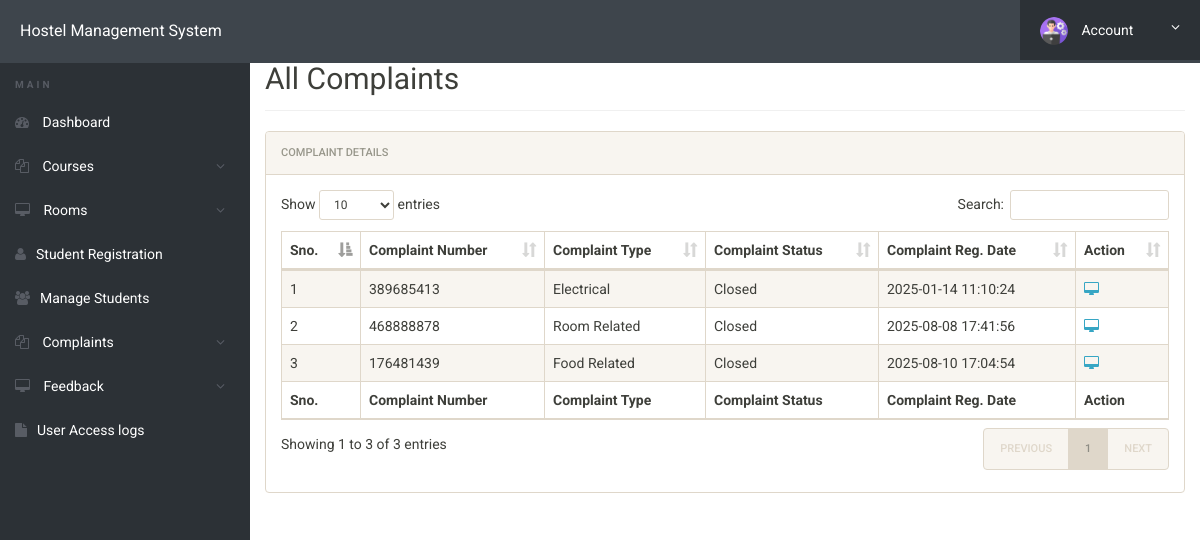
The app's page /hostel/admin/all-complaints.php (signed in) with its own data.
### tables this page shows
CREATE TABLE `complaints` (
  `id` int(11) NOT NULL,
  `ComplainNumber` bigint(12) DEFAULT NULL,
  `userId` int(11) DEFAULT NULL,
  `complaintType` varchar(255) DEFAULT NULL,
  `complaintDetails` mediumtext DEFAULT NULL,
  `complaintDoc` varchar(255) DEFAULT NULL,
  `complaintStatus` varchar(255) DEFAULT NULL,
  `registrationDate` timestamp NULL DEFAULT current_timestamp()
);

### hostel/admin/all-complaints.php (the view, shortened to what this page needs)
<?php
include('includes/config.php');
?>
<!doctype html>
<html lang="en" class="no-js">
<head>
	<link rel="stylesheet" href="css/font-awesome.min.css">
	<link rel="stylesheet" href="css/bootstrap.min.css">
	<link rel="stylesheet" href="css/dataTables.bootstrap.min.css">
	<link rel="stylesheet" href="css/bootstrap-social.css">
	<link rel="stylesheet" href="css/bootstrap-select.css">
	<link rel="stylesheet" href="css/fileinput.min.css">
	<link rel="stylesheet" href="css/awesome-bootstrap-checkbox.css">
	<link rel="stylesheet" href="css/style.css">
</head>
<body>
	<?php include('includes/header.php');?>
	<div class="ts-main-content">
			<?php include('includes/sidebar.php');?>
		<div class="content-wrapper">
			<div class="container-fluid">
				<div class="row">
					<div class="col-md-12">
						<h2 class="page-title" style="margin-top:4%">All Complaints</h2>
						<div class="panel panel-default">
							<div class="panel-heading">Complaint Details</div>
							<div class="panel-body">
								<table id="zctb" class="display table table-striped table-bordered table-hover" cellspacing="0" width="100%">
									<thead>
										<tr>
											<th>Sno.</th>
											<th>Complaint Number</th>
											<th>Complaint Type</th>
											<th>Complaint Status</th>
											<th>Complaint Reg. Date</th>
											<th>Action</th>
										</tr>
									</thead>
									<tfoot>
										<tr>
											<th>Sno.</th>
											<th>Complaint Number</th>
											<th>Complaint Type</th>
											<th>Complaint Status</th>
											<th>Complaint Reg. Date</th>
											<th>Action</th>
										</tr>
									</tfoot>
									<tbody>
<?php
$ret="select * from complaints";
$stmt= $mysqli->prepare($ret) ;
$stmt->execute() ;
$res=$stmt->get_result();
$cnt=1;
while($row=$res->fetch_object())
	  {
	  	?>
<tr><td><?php echo $cnt;;?></td>
<td><?php echo $row->ComplainNumber;?></td>
<td><?php echo $row->complaintType;?></td>
<td><?php $cstatus=$row->complaintStatus;
if($cstatus==''):
	echo "New";
else:
echo $cstatus;
endif;
?></td>
<td><?php echo $row->registrationDate;?></td>
<td>
<a href="complaint-details.php?cid=<?php echo $row->id;?>" title="View Full Details"><i class="fa fa-desktop"></i></a>&nbsp;&nbsp;
</td>
										</tr>
									<?php
$cnt=$cnt+1;
									 } ?>
									</tbody>
								</table>
							</div>
						</div>
					</div>
				</div>
			</div>
		</div>
	</div>
</body>
</html>

### hostel/admin/css/style.css (style rules this page uses)
html { font-size: 14px; }
@media only screen and (min-width: 480px) { html { font-size: 17px; } }
@media only screen and (min-width: 768px) { html { font-size: 14px; } }
body { font-size: 1em; }
a { color: #37a6c4; }
.panel { overflow: hidden; }
.page-title { padding-bottom: 15px; margin-bottom: 20px; border-bottom: 1px solid #f0f0f0; }
.ts-main-content .content-wrapper { padding-top: 15px; margin-top: 10px; }
@media only screen and (min-width: 992px) { .ts-main-content .content-wrapper { margin-left: 250px; } }

### records on screen
complaints: ComplainNumber "389685413", complaintType "Electrical", complaintStatus "Closed", registrationDate "2025-01-14 11:10:24"
complaints: ComplainNumber "468888878", complaintType "Room Related", complaintStatus "Closed", registrationDate "2025-08-08 17:41:56"
complaints: ComplainNumber "176481439", complaintType "Food Related", complaintStatus "Closed", registrationDate "2025-08-10 17:04:54"
